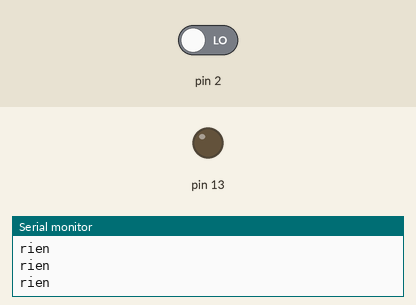
Recording of a sketch running on a simulated Arduino Uno, built with avr-gcc and run on an emulated ATmega328P. Parts: output pins drawn as LEDs (lit = HIGH), the last lines printed to the serial monitor. The inputs (shaded band) are chosen by the test bench; at power-on: pin 2 LOW.

Above: at 1.4 s.
1.5 s: pin 2 driven HIGH
At 1.8 s:
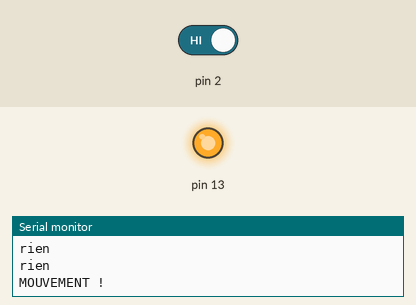
3.0 s: pin 2 driven LOW
At 4.2 s:
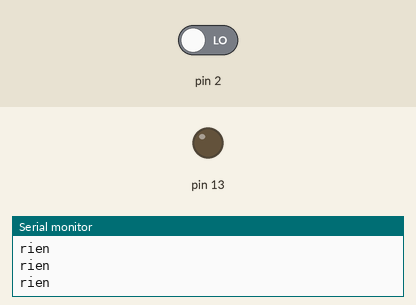
Timing chart, 0 to 6.0 s (numbered marks = the images above; inputs shaded):
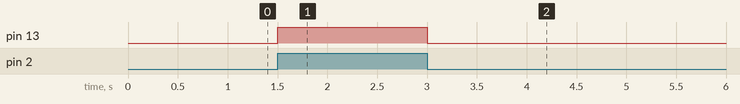

The sketch:

pir-uno.ino
```cpp
// Test capteur PIR : en simulation, survoler le capteur déclenche le mouvement.
void setup() {
  pinMode(2, INPUT);
  pinMode(13, OUTPUT);
  Serial.begin(115200);
}

void loop() {
  bool mouvement = (digitalRead(2) == HIGH);
  digitalWrite(13, mouvement ? HIGH : LOW);
  Serial.println(mouvement ? "MOUVEMENT !" : "rien");
  delay(300);
}
```

Measured:
- after the input at 1.5 s, pin 13: LOW → HIGH at once
- after the input at 3.0 s, pin 13: HIGH → LOW at once
